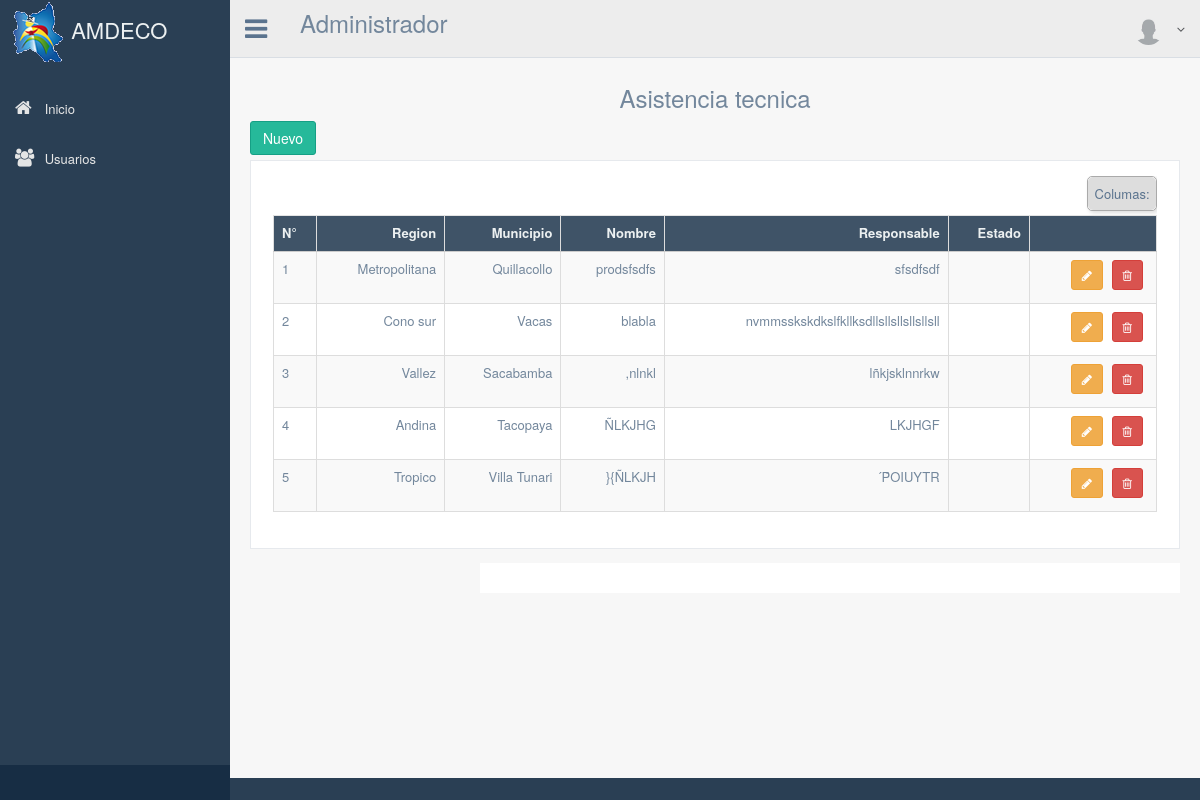
The page /lista_asistencia/ on the database as committed earlier.
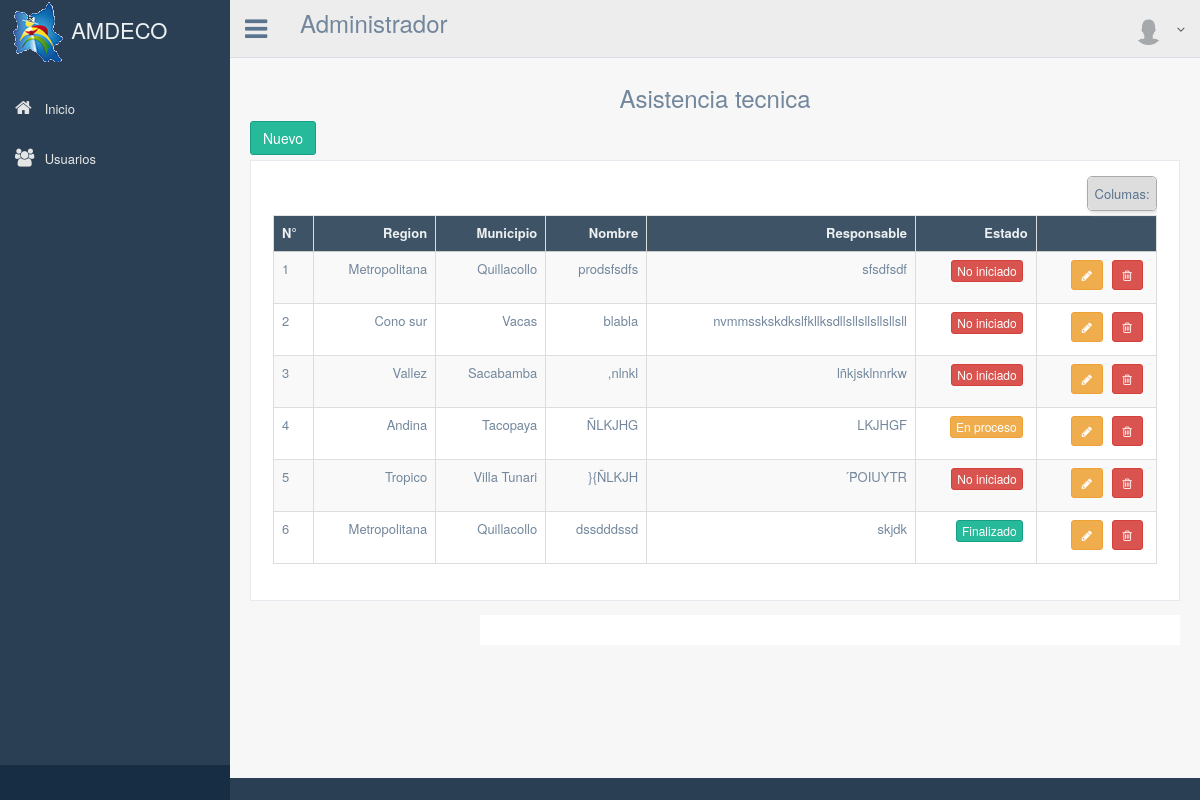
The same page on the database as committed later.
### apps/finanzas/models.py (models this page shows, shortened)
class Asistencia(models.Model):
	nombre = models.CharField(max_length=200)
	region = models.CharField(max_length=200)
	municipio = models.CharField(max_length=200)
	responsable = models.CharField(max_length=200)
	fecha_inicio = models.DateField(null=True, blank=True)
	fecha_conclucion = models.DateField(null=True, blank=True)
	objetivo = models.CharField(max_length=200)
	estado = models.CharField(max_length=200, null=True, blank=True)

### apps/finanzas/views.py (the view)
# urls.py: url(r'^lista_asistencia/$', 'apps.finanzas.views.listadoAsistencia', name='lista_asistencia'),
def listadoAsistencia(request):
    print request.user.pk
    asistencia = Asistencia.objects.all()
    variables = RequestContext(request, {'asistencia': asistencia})
    return render_to_response('finanzas/listado_asistencia.html', variables)

### templates/finanzas/listado_asistencia.html (shortened to what this page needs)
{% extends "base.html" %}
{% block contenido %}
{% load permission_tags %}
        <div class="right_col" role="main">
          <div class="">
            <div class="page-title">
            </div>
            <h3 style="text-align: center;">Asistencia tecnica</h3>
            <div class="row">
              <div class="col-md-12 col-sm-12 col-xs-12">
              {% if user|has_role:'jefe_area' %}
              <a href="/crear_asistencia" class="btn btn-success">Nuevo</a>
              {% endif %}
                <div class="x_panel">
                  <div class="x_content">
                    <div class="table-responsive">
                      <table id="" class="table table-striped table-bordered jambo_table mediaTable" cellspacing="0" width="100%">
                        <thead>
                          <tr>
                            <th class="essential persist">N°</th>
                            <th class="oculto">Region</th>
                            <th>Municipio</th>
                            <th>Nombre</th>
                            <th>Responsable</th>
                            <th>Estado</th>
                            <th class="essential persist"></th>
                          </tr>
                        </thead>
                        <tbody>
                          {% for convenios in asistencia %}
                              <tr>
                                <td>{{forloop.counter}}</td>
                                <td>
                                  {% if convenios.region == '1' %}
                                    Metropolitana
                                  {% endif %}
                                  {% if convenios.region == '2' %}
                                    Vallez
                                  {% endif %}
                                  {% if convenios.region == '3' %}
                                    Tropico
                                  {% endif %}
                                  {% if convenios.region == '4' %}
                                    Cono sur
                                  {% endif %}
                                  {% if convenios.region == '5' %}
                                    Andina
                                  {% endif %}
                                </td>
                                <td>{{ convenios.municipio}}</td>
                                <td>{{ convenios.nombre}}</td>
                                <td>{{ convenios.responsable}}</td>
                                <td>
                                  {% if convenios.estado == 'No iniciado' %}
                                    <button type="button" class="btn btn-danger btn-xs">{{ convenios.estado}}</button>
                                  {% endif %}
                                  {% if convenios.estado == 'En proceso' %}
                                    <button type="button" class="btn btn-warning btn-xs">{{ convenios.estado}}</button>
                                  {% endif %}
                                  {% if convenios.estado == 'Finalizado' %}
                                    <button type="button" class="btn btn-success btn-xs">{{ convenios.estado}}</button>
                                  {% endif %}
                                </td>
                                <td>
                                  {% if user|has_role:'jefe_area' %}
                                  <a href="/editar_asistencia/{{convenios.pk}}" class="btn btn-warning btn-sm" data-toggle="tooltip" data-original-title="Editar" ><i class="fa fa-pencil"></i></a>
                                  {%endif%}
                                  {% if user|has_role:'jefe_area' %}
                                  <a  class="btn btn-danger btn-sm" data-toggle="modal" data-original-title="Eliminar"  data-target=".modal-{{ convenios.pk}}"><i class="fa fa-trash-o"></i> </a>
                                  {%endif%}
                                </td>
                              </tr>
                          {% endfor %}
                        </tbody>
                      </table>
                    </div>
                  </div>
              </div>
            </div>
          </div>
        </div>
{% endblock %}

### templates/base.html (shortened to what this page needs)
{% load staticfiles %}
<!DOCTYPE html>
<html lang="en">
  <head>
	<link rel="stylesheet" type="text/css" href="{% static "css/bootstrap.min.css"%}">
	<link rel="stylesheet" type="text/css" href="{% static "font-awesome/css/font-awesome.min.css"%}">
	<link rel="stylesheet" type="text/css" href="{% static "css/nprogress.css"%}">
	<link rel="stylesheet" type="text/css" href="{% static "css/green.css"%}">
  <link rel="stylesheet" type="text/css" href="{% static "css/select2.min.css"%}">
	<link rel="stylesheet" type="text/css" href="{% static "css/bootstrap-progressbar-3.3.4.min.css"%}">
  <link rel="stylesheet" type="text/css" href="{% static "css/ion.rangeSlider.css"%}">
  <link rel="stylesheet" type="text/css" href="{% static "css/ion.rangeSlider.skinFlat.css"%}">
	<link rel="stylesheet" type="text/css" href="{% static "css/jqvmap.min.css"%}">
	<link rel="stylesheet" type="text/css" href="{% static "css/custom.min.css"%}">
  <link rel="stylesheet" type="text/css" href="{% static "css/jquery.mediaTable.css"%}">
  </head>
  <body class="nav-md">
    <div class="container body">
      <div class="main_container">
        <div class="col-md-3 left_col">
          <div class="left_col scroll-view">
            <div class="navbar nav_title" style="border: 0;">
              <a href="/" class="site_title"><img src="{% static "images/mapa.png"%}" alt="..." class=""> <span>AMDECO</span></a>
            </div>
            <br />
            {% load permission_tags %}
            <div id="sidebar-menu" class="main_menu_side hidden-print main_menu">
              <div class="menu_section">
                <ul class="nav side-menu">
                  <li><a href="/"><i class="fa fa-home"></i> Inicio</a>
                  </li>
                  {% if user|has_role:'admin_sistema' %}
                  <li><a href="/lista_usuarios"><i class="fa fa-group"></i> Usuarios</a>
                  {% endif %}
                </ul>
              </div>
            </div>
            <div class="sidebar-footer hidden-small">
              <a data-toggle="tooltip" data-placement="top" title="Settings">
                <span class="glyphicon glyphicon-cog" aria-hidden="true"></span>
              </a>
              <a data-toggle="tooltip" data-placement="top" title="FullScreen">
                <span class="glyphicon glyphicon-fullscreen" aria-hidden="true"></span>
              </a>
              <a data-toggle="tooltip" data-placement="top" title="Lock">
                <span class="glyphicon glyphicon-eye-close" aria-hidden="true"></span>
              </a>
              <a data-toggle="tooltip" data-placement="top" title="Logout" >
                <span class="glyphicon glyphicon-off" aria-hidden="true"></span>
              </a>
            </div>
          </div>
        </div>
        <div class="top_nav">
          <div class="nav_menu">
            <nav>
              <div class="nav toggle">
                <a id="menu_toggle"><i class="fa fa-bars"></i></a>
              </div>
              <div class="nav navbar-nav">
                <h3>
                  {% if user.area %}
                    {{user.area}}
                  {% else %}
                    Administrador
                  {% endif %}
                </h3>
              </div>
              <ul class="nav navbar-nav navbar-right">
                <li class="">
                  <a href="javascript:;" class="user-profile dropdown-toggle" data-toggle="dropdown" aria-expanded="false">
                    <img src="{% static "images/user.png"%}" alt="..." >{{user.username}}
                    <span class=" fa fa-angle-down"></span>
                  </a>
                </li>
              </ul>
            </nav>
          </div>
        </div>
       	{% block contenido %}
       	{% endblock %}
        <footer>
        </footer>
      </div>
    </div>
  </body>
</html>

### templates/base.html (style rules this page uses)
.site_title { height: 62px; }

Rows that differ between the two databases and show on the page:
changed Asistencia "prodsfsdfs": estado (not shown) → "No iniciado"
changed Asistencia "Vacas": estado (not shown) → "No iniciado"
changed Asistencia "Sacabamba": estado (not shown) → "No iniciado"
changed Asistencia "Tacopaya": estado (not shown) → "En proceso"
changed Asistencia "Villa Tunari": estado (not shown) → "No iniciado"
added Asistencia: region "Metropolitana", municipio "Quillacollo", nombre "dssdddssd", responsable "skjdk", estado "Finalizado"
